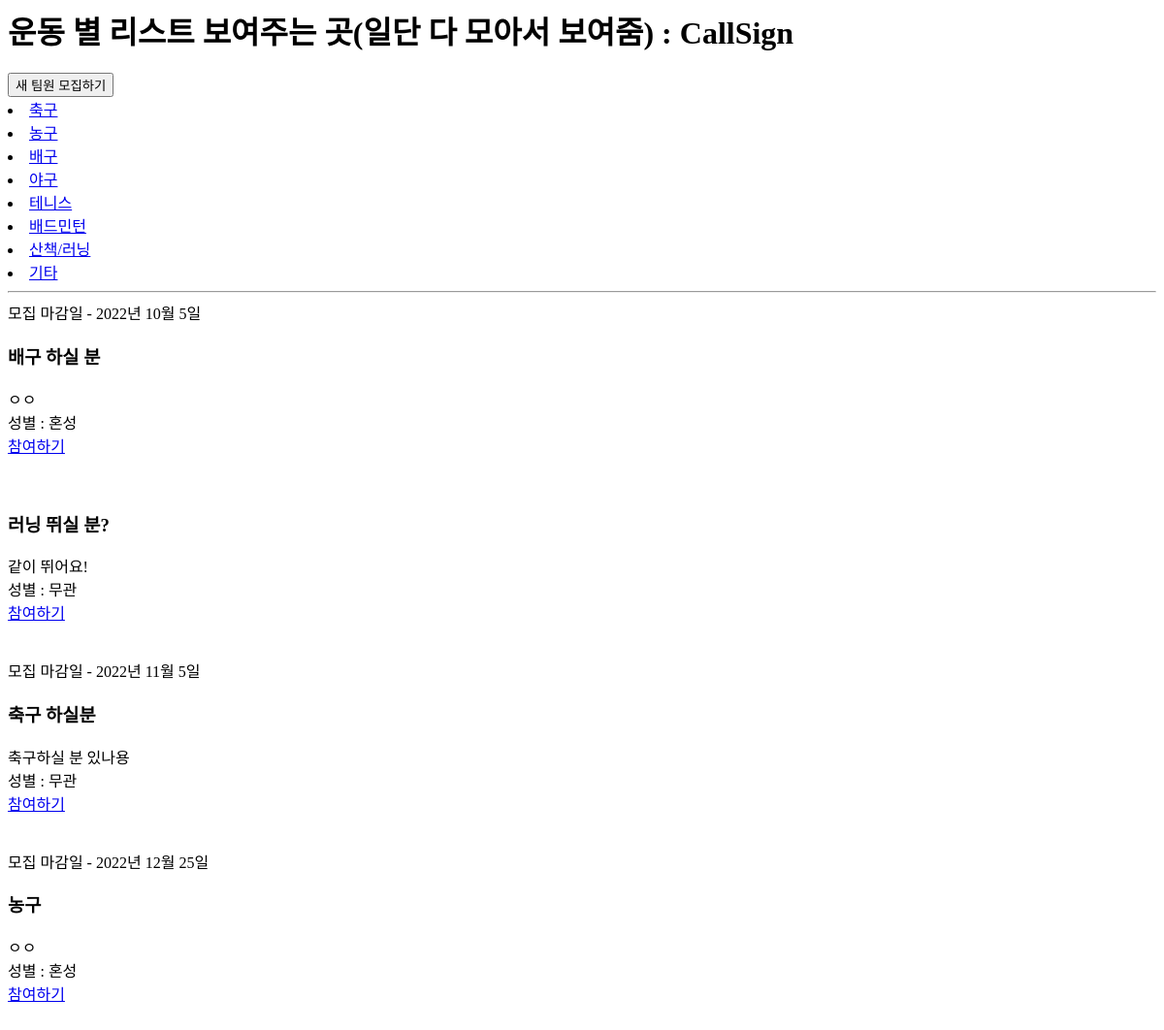
/post/postlist/, run on an earlier commit of the app's database.
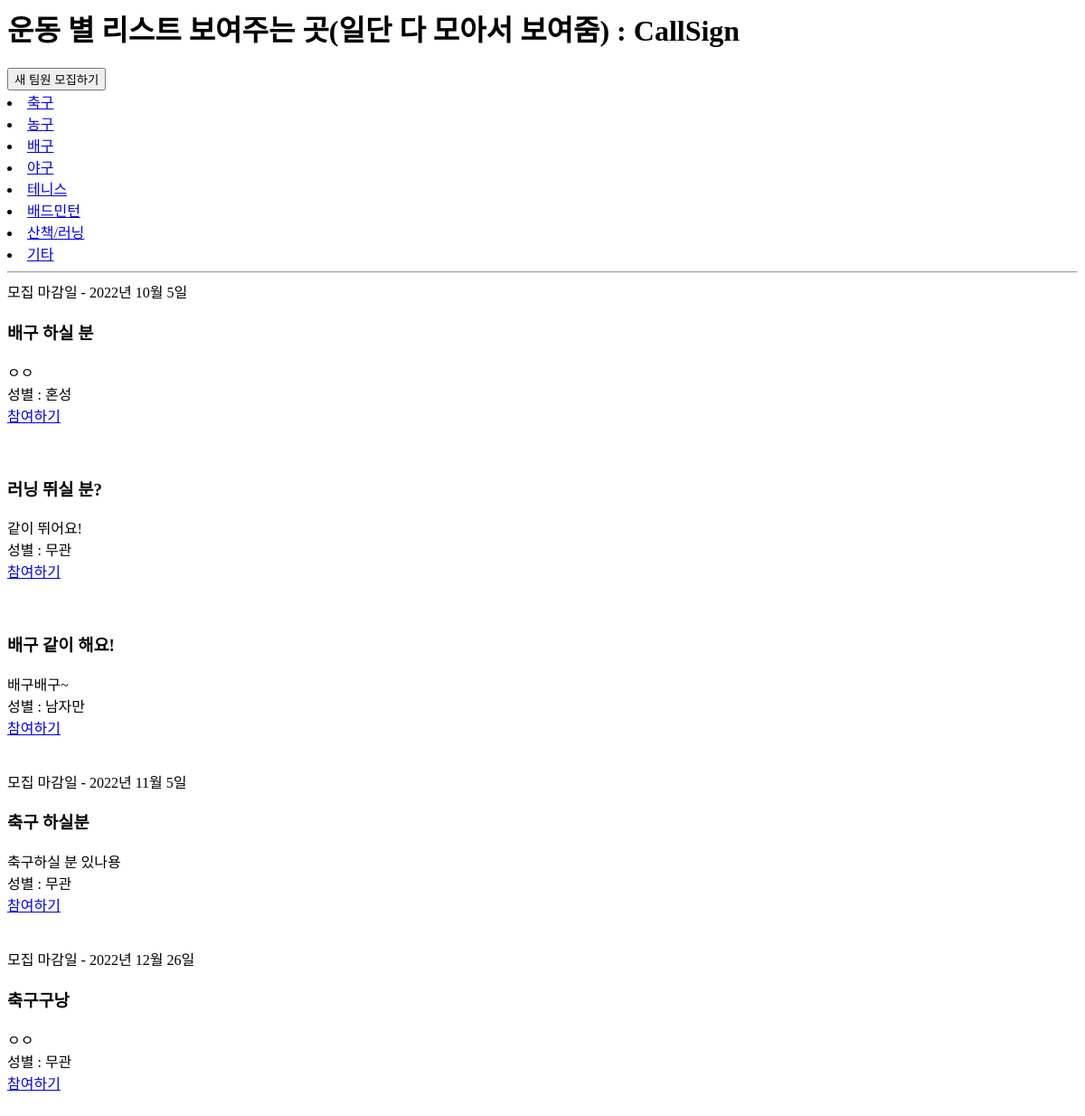
And on a later commit of the database.
### post/models.py (models this page shows, shortened)
class Post(models.Model):
    id = models.AutoField(primary_key=True)
    title = models.CharField(max_length=200)
    url = models.CharField(max_length = 300, default="")
    body = models.TextField()
    pub_date = models.DateTimeField(auto_now=True, verbose_name="등록(수정)일")
    exercise = models.ForeignKey(Exercise, on_delete=models.CASCADE, blank=True, null=True)
    sex = models.ForeignKey(Sex, on_delete=models.CASCADE, blank=True, null=True)
    flag_enddate = models.BooleanField(default=False)
    start_date = models.DateField(auto_now=True,editable=True)
    end_date = models.DateField(auto_now=False,editable=True)
    def summary(self):
        return self.body[:20]

class Sex(models.Model):
    id = models.AutoField(primary_key=True)
    name = models.CharField(max_length=20, default="")
    def __str__(self):
        return self.name

### post/views.py (the view)
# urls.py: path('postlist/', postlist, name = "postlist"),
def postlist(request):
    posts = Post.objects.all().order_by('end_date') # 모집 마감일 급한 것 부터 정렬
    enddate_list = []
    for p in posts:
        if p.end_date not in enddate_list:
            enddate_list.append(p.end_date)
        else:
            p.flag_enddate = True
    return render(request, 'post/postlist.html', {'posts':posts })

### post/templates/post/postlist.html
<h1>운동 별 리스트 보여주는 곳(일단 다 모아서 보여줌) : CallSign</h1>
<button type="button" onclick="location.href='/post/post_new/';"> 새 팀원 모집하기  </button>
<div class="nav_container">
      <div class="container">
            <li class="nav-item">
              <a
                class="nav-link active"
                aria-current="page"
                href="{%url 'post:soccer_list' %}"
                >축구</a>
            </li>
            <li class="nav-item">
              <a
                class="nav-link active"
                aria-current="page"
                href="{%url 'post:basketball_list' %}"
                >농구</a>
            </li>
            <li class="nav-item">
              <a
                class="nav-link active"
                aria-current="page"
                href="{%url 'post:volleyball_list' %}"
                >배구</a>
            </li>
            <li class="nav-item">
              <a
                class="nav-link active"
                aria-current="page"
                href="{%url 'post:baseball_list' %}"
                >야구</a>
            </li>
            <li class="nav-item">
              <a
                class="nav-link active"
                aria-current="page"
                href="{%url 'post:tennis_list' %}"
                >테니스</a>
            </li>
            <li class="nav-item">
              <a
                class="nav-link active"
                aria-current="page"
                href="{%url 'post:badminton_list' %}"
                >배드민턴</a>
            </li>
            <li class="nav-item">
              <a
                class="nav-link active"
                aria-current="page"
                href="{%url 'post:running_list' %}"
                >산책/러닝</a>
            </li>
            <li class="nav-item">
              <a
                class="nav-link active"
                aria-current="page"
                href="{%url 'post:etc_list' %}"
                >기타</a>
            </li>
      </div>
  </div>
<hr>
<div>
  {% for post in posts %}
  {%if post.flag_enddate == False %}
  모집 마감일 - {{post.end_date}}
  {%endif%}
  <div>
    <h3>{{post.title}}</h3>
    {{post.summary}}<br>
    성별 : {{post.sex}}<br>
    <a href = "{%url 'post:post_detail' post.id%}">참여하기</a>
  </div><br><br>
  {% endfor %}
</div>

What changed in the data, as far as the page shows it:
added Post: title "배구 같이 해요!", summary "배구배구~", sex "남자만"
changed Post: end_date "2022년 12월 25일" → "2022년 12월 26일"; title "농구" → "축구구낭"; sex "혼성" → "무관"
